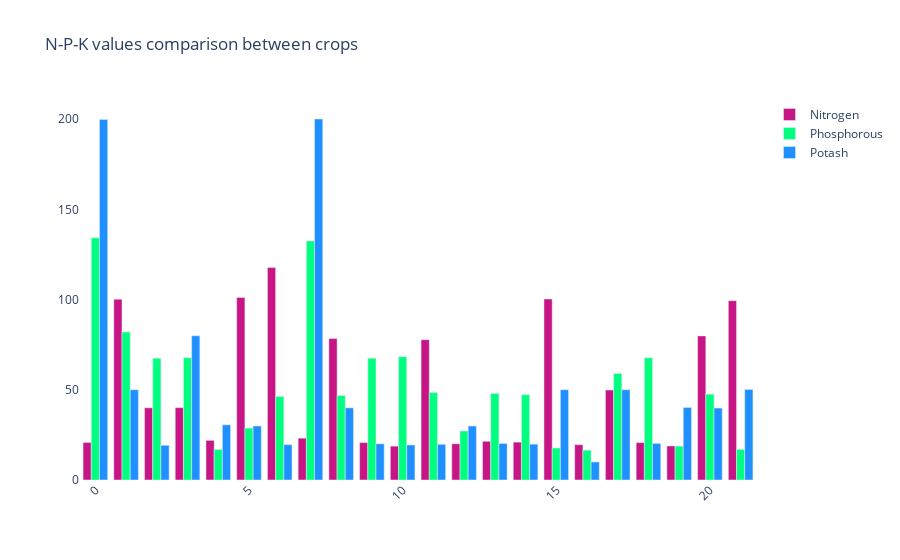

The code cell stored with this chart in its notebook:
### Code cell
import plotly.graph_objects as go

# Assuming crop_summary has columns 'N', 'P', 'K', and an index for crop names

fig = go.Figure()

fig.add_trace(go.Bar(
    x=crop_summary.index,
    y=crop_summary['N'],
    name='Nitrogen',
    marker_color='mediumvioletred'
))

fig.add_trace(go.Bar(
    x=crop_summary.index,
    y=crop_summary['P'],
    name='Phosphorous',
    marker_color='springgreen'
))

fig.add_trace(go.Bar(
    x=crop_summary.index,
    y=crop_summary['K'],
    name='Potash',
    marker_color='dodgerblue'
))

fig.update_layout(
    title="N-P-K values comparison between crops",
    plot_bgcolor='white',
    barmode='group',
    xaxis_tickangle=-45
)

fig.show()

### Figure 1 — Plotly figure (JSON) as saved in the notebook; plotly's stock layout.template omitted (floating-point values rounded to 4 significant figures)
{"data": [{"marker": {"color": "mediumvioletred"}, "name": "Nitrogen", "type": "bar", "x": [0, 1, 2, 3, 4, 5, 6, 7, 8, 9, 10, 11, 12, 13, 14, 15, 16, 17, 18, 19, 20, 21], "y": [20.8, 100.2, 40.02, 40.09, 21.98, 101.2, 117.8, 23.18, 78.4, 20.75, 18.77, 77.76, 20.07, 21.44, 20.99, 100.3, 19.58, 49.88, 20.73, 18.87, 79.89, 99.42]}, {"marker": {"color": "springgreen"}, "name": "Phosphorous", "type": "bar", "x": [0, 1, 2, 3, 4, 5, 6, 7, 8, 9, 10, 11, 12, 13, 14, 15, 16, 17, 18, 19, 20, 21], "y": [134.2, 82.01, 67.47, 67.79, 16.93, 28.74, 46.24, 132.5, 46.86, 67.54, 68.36, 48.44, 27.18, 48.01, 47.28, 17.72, 16.55, 59.05, 67.73, 18.75, 47.58, 17]}, {"marker": {"color": "dodgerblue"}, "name": "Potash", "type": "bar", "x": [0, 1, 2, 3, 4, 5, 6, 7, 8, 9, 10, 11, 12, 13, 14, 15, 16, 17, 18, 19, 20, 21], "y": [199.9, 50.05, 19.24, 79.92, 30.59, 29.94, 19.56, 200.1, 39.99, 20.05, 19.41, 19.79, 29.92, 20.23, 19.87, 50.08, 10.01, 50.04, 20.29, 40.21, 39.87, 50.22]}], "layout": {"barmode": "group", "plot_bgcolor": "white", "title": {"text": "N-P-K values comparison between crops"}, "xaxis": {"tickangle": -45}}}
